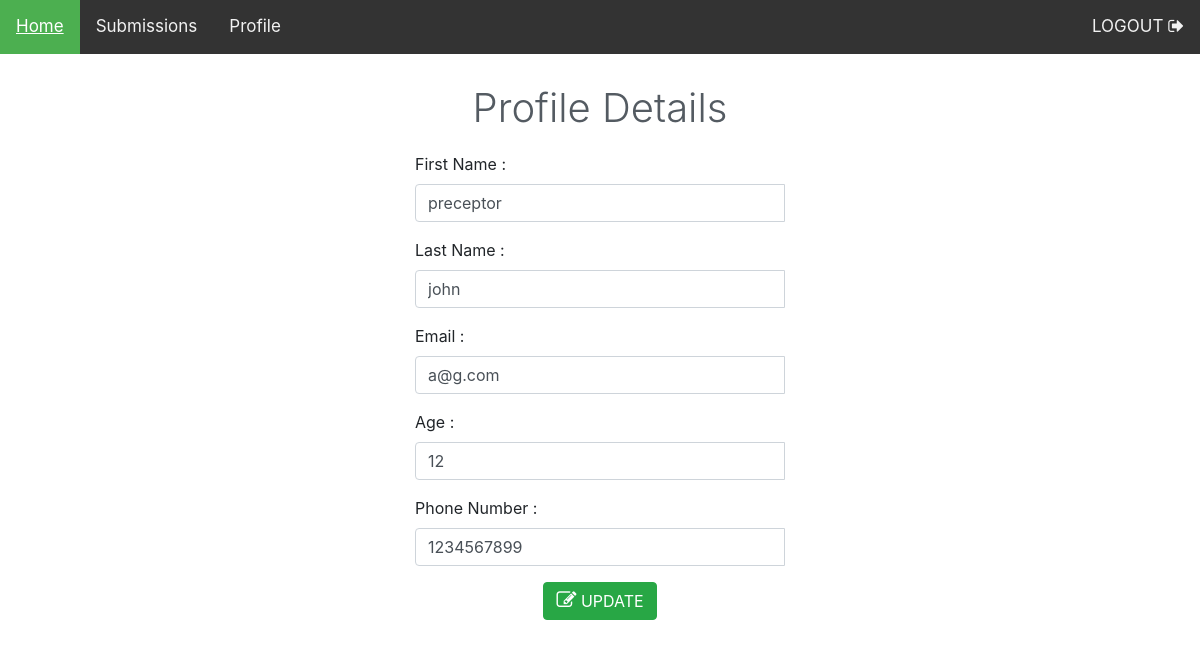
The app's page /profile.php (signed in) with its own data.
### tables this page shows
CREATE TABLE IF NOT EXISTS `users` (
  `id` int(11) NOT NULL,
  `username` varchar(15) NOT NULL,
  `fname` varchar(30) NOT NULL,
  `lname` varchar(30) NOT NULL,
  `password` varchar(255) NOT NULL,
  `phnum` bigint(10) NOT NULL,
  `email` varchar(50) NOT NULL,
  `age` int(3) NOT NULL,
  `gender` varchar(1) NOT NULL,
  `org` varchar(50) NOT NULL,
  `role` varchar(30) NOT NULL,
  `addr1` varchar(255) NOT NULL,
  `addr2` varchar(255) NOT NULL,
  `city` varchar(255) NOT NULL,
  `state` varchar(30) NOT NULL,
  `zip` int(5) NOT NULL,
  `timestamp` timestamp NOT NULL DEFAULT CURRENT_TIMESTAMP,
  `quiz_status` int(11) NOT NULL
);

### profile.php (the view, shortened to what this page needs)
<?php
require("./connect.php");
$uname = $_SESSION["username"];
$sql0 = "SELECT  fname,lname,email,id,age,phnum FROM users WHERE  username = '$uname' ";
$sql0_result = $conn->query($sql0);
if ($sql0_result == TRUE) {
    while ($row = $sql0_result->fetch_assoc()) {
        $firstname = $row["fname"];
        $lastname = $row["lname"];
        $emailaddr = $row["email"];
        $ageRetrieved = $row["age"];
        $phNumRetrieved = $row["phnum"];
    }
}
?>
<!DOCTYPE html>
<html lang="en">
<head>
    <link rel="stylesheet" href="https://maxcdn.bootstrapcdn.com/bootstrap/4.3.1/css/bootstrap.min.css">
    <link rel="stylesheet" href="https://cdnjs.cloudflare.com/ajax/libs/font-awesome/4.7.0/css/font-awesome.min.css">
  <link rel="stylesheet" href="https://cdnjs.cloudflare.com/ajax/libs/bootstrap-sweetalert/1.0.1/sweetalert.min.css">
    <link rel="stylesheet" href="./cssstyles/style.css" />
</head>
<body>
<?php
require("./navigationbar.php");
?>    <div class="container col-sm-4 col-md-4" id="registration_form">
           <div class="centerAlign">
               <h2 class="animationHeading">
                   Profile Details
                </h2>
            </div>
        <form class="form_properties" method="POST" action="<?php echo $_SERVER['PHP_SELF']; ?>">
            <div class="form-group">
                <label for="fname">First Name :</label>
                <div class="input-group">
                    <input id="f_name" name="f_name" type="text" class="form-control" size="100" value="<?php echo htmlspecialchars($firstname) ?>" required>
                </div>
            </div>
            <div class="form-group">
                <label for="lname">Last Name :</label>
                <div class="input-group">
                    <input id="l_name" name="l_name" type="text" class="form-control" size="100" value="<?php echo htmlspecialchars($lastname) ?>" required>
                </div>
            </div>
            <div class="form-group">
                <label for="Email">Email :</label>
                <div class="input-group">
                    <input id="email_at_registration" name="email_at_registration" type="email" class="form-control" size="100" value="<?php echo htmlspecialchars($emailaddr) ?>" required>
                </div>
            </div>
            <div class="form-group">
                <label for="age">Age :</label>
                <div class="input-group">
                    <input id="age" name="age" type="age" class="form-control" size="100" value="<?php echo htmlspecialchars($ageRetrieved) ?>" required>
                </div>
            </div>
            <div class="form-group">
                <label for="age">Phone Number :</label>
                <div class="input-group">
                    <input id="phnum" name="phnum" type="phonenumber" class="form-control" size="100" value="<?php echo htmlspecialchars($phNumRetrieved) ?>" required>
                </div>
            </div>
            <div class="text-align form-group">
                <div class="centerAlign">
                    <button class="btn btn-success" id="update_profile" name="update_profile" type="submit"><i class="fa fa-edit" style="font-size: 20px"></i> UPDATE</button>
                </div>
            </div>
    </div>
</body>
</html>

### cssstyles/style.css (style rules this page uses)
.centerAlign { text-align:center; }
.animationHeading { font-size: 2.5rem; font-weight: 300; color:#545b62; line-height: 1.2; margin-top:30px; margin-bottom:20px; }

### records on screen
users: f_name "preceptor", l_name "john", email_at_registration "a@g.com", age "12", phnum "1234567899"
